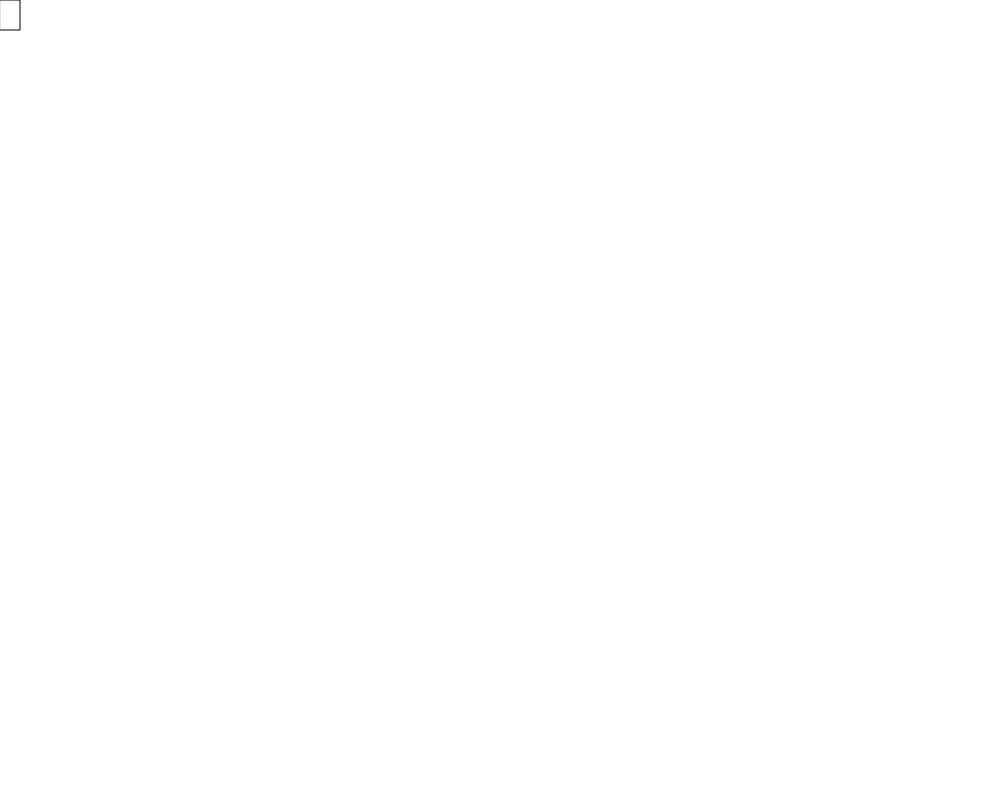
Frame 1 (no input)
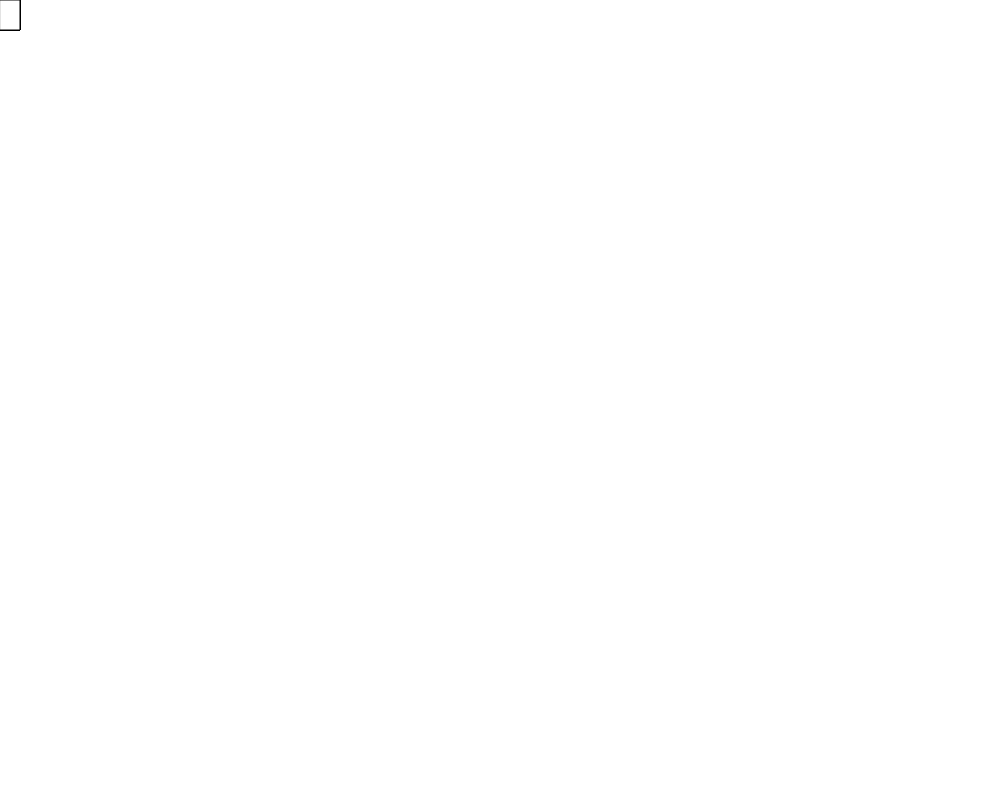
Frame 60 (no input)
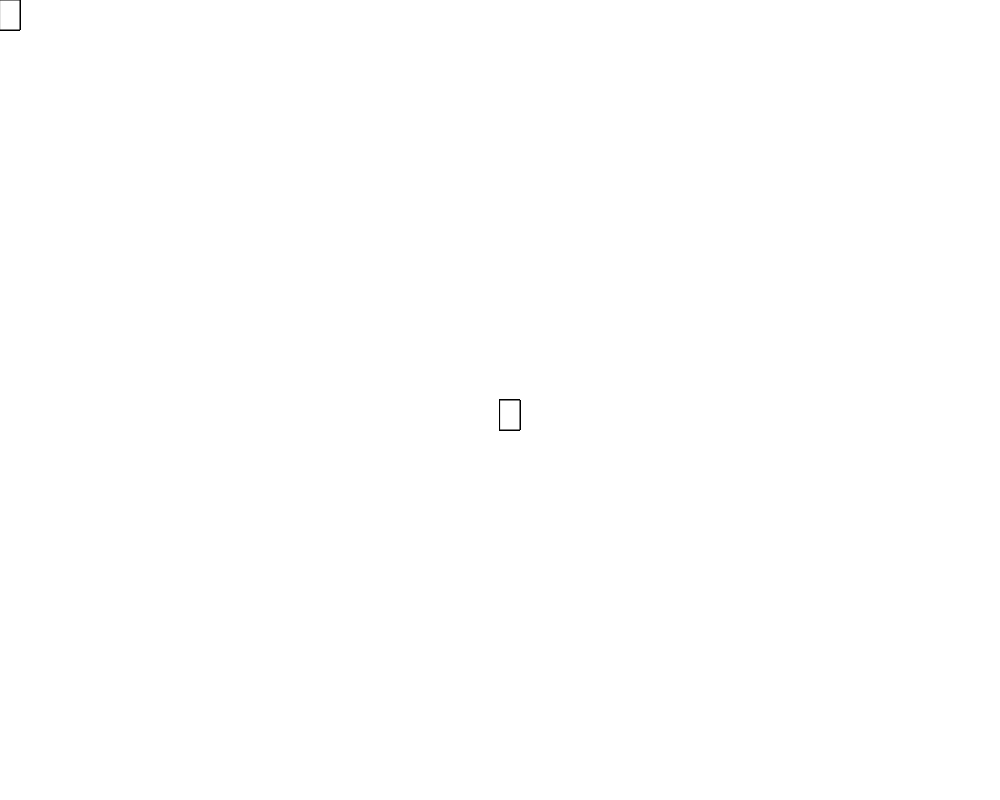
Frame 120 (the mouse pressed at the canvas centre since frame 60)

The p5.js sketch that drew these frames (run headless with seeded random() and noise() and a simulated clock; from frame 60 on, the mouse is pressed at the canvas centre):

// p5.js sketch
// ── sketch.js
function setup() {
  // put setup code here
  createCanvas(1000, 800);
}

function draw() {
  // put drawing code here

  rect(mouseX, mouseY, 20, 30) ;
}
